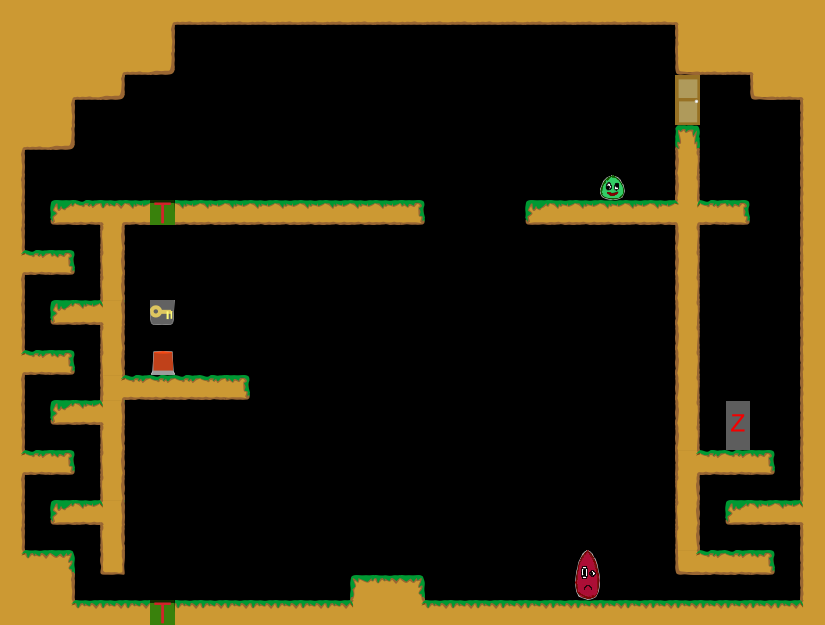

Below is a game level as drawn by its tile map, then a one-line description and the .tmx that defines it (tile-layer data replaced by summaries):
An orthogonal 33x25 tile map with 25x25 px tiles, 1 tile layer (Kachelebene 1).

<map version="1.0" orientation="orthogonal" width="33" height="25" tilewidth="25" tileheight="25">
 <tileset firstgid="1" name="Tileset" tilewidth="25" tileheight="25">
  <image source="../../../img/Tileset.png" width="400" height="250" />
 </tileset>
 <layer name="Kachelebene 1" width="33" height="25">
  <data>[825 cells, 241 non-empty, 38 distinct tile ids]</data>
 </layer>
</map>
